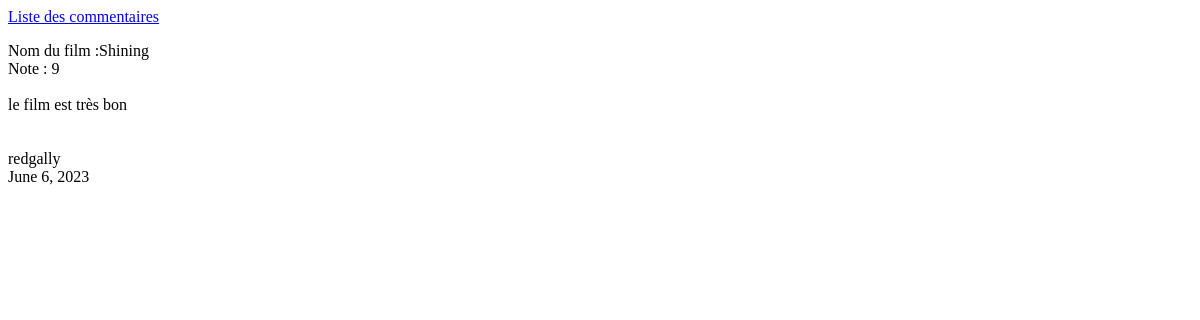
Before: /appfilmo/commentaire/affiche_commentaire/1/ with the older database file.
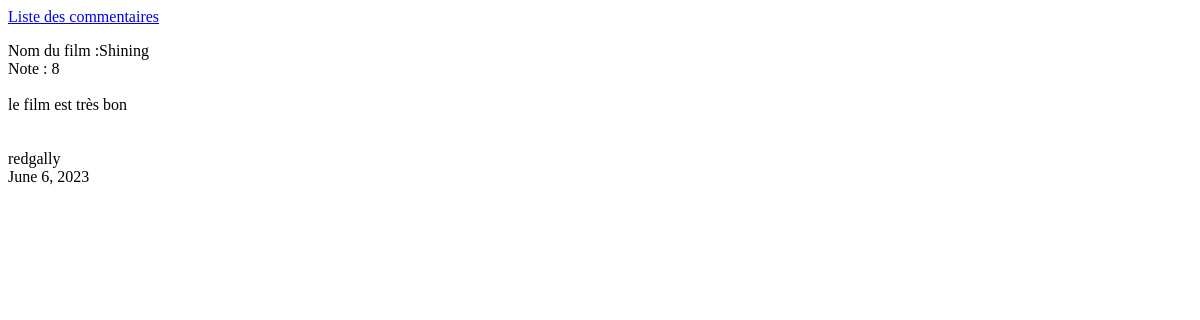
After: the same page with the newer database file.
### appfilmo/models.py (models this page shows, shortened)
class Commentaire(models.Model):
    film = models.ForeignKey('films', on_delete=models.CASCADE, default=None)
    personne = models.ForeignKey('personne', on_delete=models.CASCADE, default=None)
    note = models.IntegerField(validators=[MaxValueValidator(10), MinValueValidator(1)])
    commentaire = models.TextField(null=True, blank=True)
    date = models.DateField(blank=True, null=True)

class Films(models.Model):
    titre = models.CharField(max_length=100)
    realisateur = models.CharField(max_length=100)
    date_sortie = models.DateField(blank=True, null=True)
    categorie = models.ForeignKey('categorie', on_delete=models.CASCADE, default=None)
    def __str__(self):
        return self.titre

class Personne(models.Model):
    pro = 'PROFESSIONEL'
    ama = 'AMATEUR'
    type = [
        (pro, 'PROFESSIONEL'),
        (ama, 'AMATEUR'),
    ]
    pseudo = models.CharField(max_length=100, blank=False)
    nomprenom = models.CharField(max_length=100, blank=False)
    mail = models.EmailField(max_length=100, blank=False)
    password = models.CharField(max_length=100, blank=False)
    type = models.CharField(max_length=30, choices=type, default=ama, blank=False)
    def __str__(self):
        return self.pseudo

### appfilmo/views.py (the view)
# urls.py: path('commentaire/affiche_commentaire/<int:id>/', views.affiche_commentaire),
def affiche_commentaire(request, id):
    commentaire = models.Commentaire.objects.get(pk=id)
    return render(request, "appfilmo/commentaire/affiche_commentaire.html", {"commentaire": commentaire})

### appfilmo/templates/appfilmo/commentaire/affiche_commentaire.html (shortened to what this page needs)
<!DOCTYPE html>
<html lang="en">
<head>
</head>
<body>
    <a href="/appfilmo/commentaire/index_com/">Liste des commentaires</a>
    <br>
    <p>Nom du film :{{commentaire.film}} <br>
    Note : {{commentaire.note}} <br><br>
    {{commentaire.commentaire}} <br> <br> <br>
    {{commentaire.personne}} <br>
    {{commentaire.date}} <br></p>
</body>
</html>

Changed rows visible on the page:
changed Commentaire "le film est très bon": note "9" → "8"
